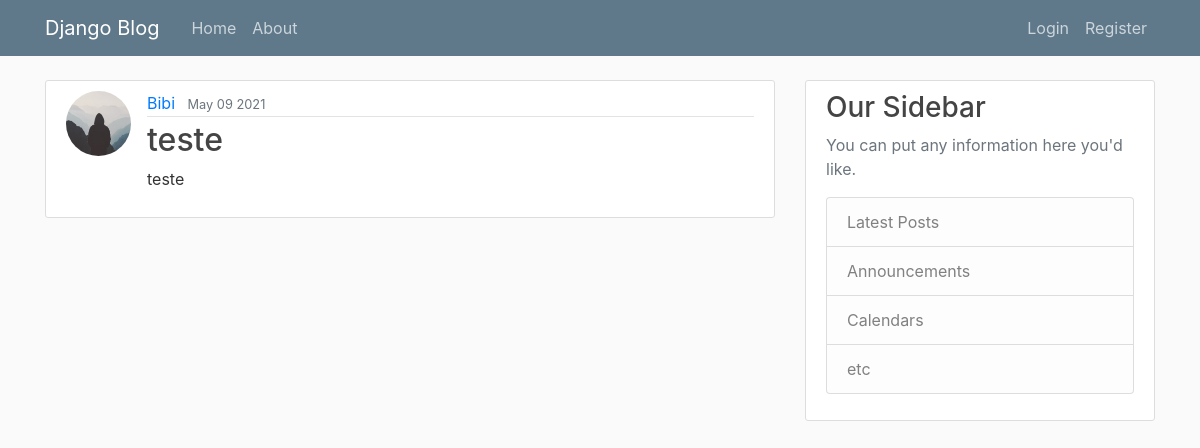
Page /post/25/ on the committed database.
### blogs/models.py (models this page shows, shortened)
class Post(models.Model):
    title = models.CharField(max_length=200)
    content = models.TextField()
    date_posted = models.DateTimeField(default=timezone.now)
    author = models.ForeignKey(to=User, on_delete=models.CASCADE)

### users/models.py (models this page shows, shortened)
class Profile(models.Model):
    user = models.OneToOneField(to=User, on_delete=models.CASCADE)
    image = models.ImageField(default='default.jpg', upload_to='profile_pics')

### blogs/views.py (the view)
# urls.py: path('post/<int:pk>/', PostDetailView.as_view(), name='post-detail'),
class PostDetailView(DetailView):
    model = Post

### blogs/templates/blogs/post_detail.html (shortened to what this page needs)
{% extends 'blogs/base.html' %}
{% block content %}
    <article class="media content-section">
        <img src="{{ object.author.profile.image.url }}" class="rounded-circle article-img" alt="">
        <div class="media-body">
            <div class="article-metadata">
                <a class="mr-2" href="{% url 'blogs:user-posts' object.author.username %}">{{ object.author }}</a>
                <small class="text-muted">{{ object.date_posted|date:"F d Y" }}</small>
            </div>
            <h2 class="article-title">{{ object.title }}</h2>
            <p class="article-content">{{ object.content }}</p>
        </div>
    </article>
{% endblock content %}

### blogs/static/blogs/main.css (style rules this page uses)
body { background: #fafafa; color: #333333; margin-top: 5rem; }
h1, h2, h3, h4, h5, h6 { color: #444444; }
.content-section { background: #ffffff; padding: 10px 20px; border: 1px solid #dddddd; border-radius: 3px; margin-bottom: 20px; }
.article-title { color: #444444; }
.article-content { white-space: pre-line; }
.article-img { height: 65px; width: 65px; margin-right: 16px; }
.article-metadata { padding-bottom: 1px; margin-bottom: 4px; border-bottom: 1px solid #e3e3e3 }

### rows in the picture
Post: author.profile.image (placeholder picture), author "Bibi", date_posted "May 09 2021", title "teste", content "teste"
